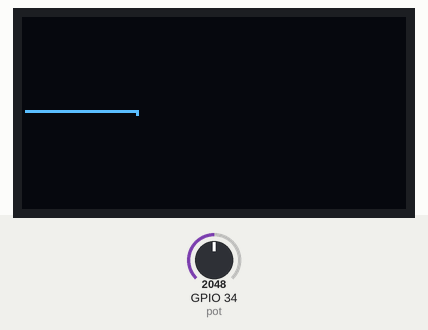
The program below on a simulated ESP32 board running MicroPython. Parts: 128×64 one-colour display. Inputs (shaded band) come from the test bench; at power-on: GPIO 34 (pot) = 2048 (analog values on the 0–4095 scale).

Above: at 1.2 s.
1.3 s: GPIO 34 (pot) set to 2866
At 1.76 s:
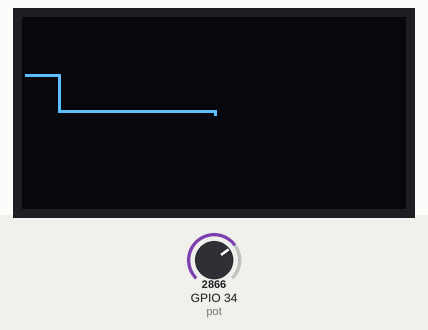
3.1 s: GPIO 34 (pot) set to 3603
At 3.37 s:
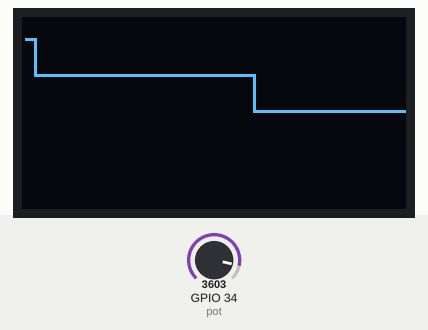
4.7 s: GPIO 34 (pot) set to 4095
At 8.3 s:
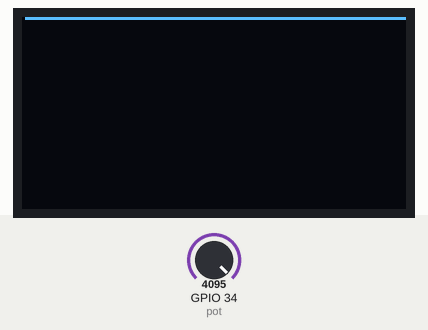
Timing chart, 0 to 9.8 s (numbered marks = the images above; inputs shaded):
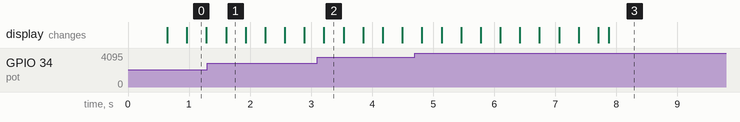

The program:

Rolling_ECG_display.py
```python
# Rolling_ECG_display.py

from machine import Pin, ADC, I2C
from time import sleep
import ssd1306

i2c = I2C(-1, scl=Pin(22), sda=Pin(21))

oled_width = 128
oled_height = 64
oled = ssd1306.SSD1306_I2C(oled_width, oled_height, i2c)

pot = ADC(Pin(34))
pot.atten(ADC.ATTN_11DB)       #Full range: 3.3v
vMax = 3.4
dotPos_old = int(oled_height/2)

while True:
  pot_value = pot.read()
  voltage = 0.000816*pot_value + 0.037822
  # print(voltage)

  dotPos_new = oled_height-int(voltage/vMax*oled_height)-1

  oled.line(0, dotPos_new, 0, dotPos_old, 1)
  oled.scroll(1, 0)
  oled.line(0, dotPos_new, 0, dotPos_old, 0)

  dotPos_old = dotPos_new
  # oled.pixel(0, int(oled_height/2), 1) # zero line
  oled.show()
```
